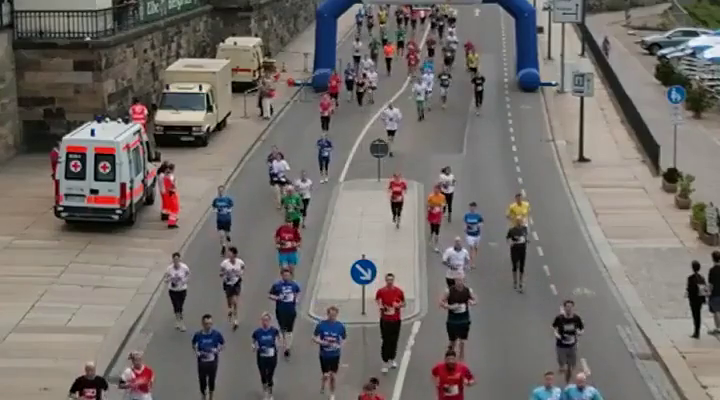
#> input picture frame 15 of Video/run.mp4, 720 x 400 px, given in place of chaplin.mp4, which was not available
$ jupyter execute 02_Dense_Optical_Flow.ipynb
#> lines starting #> are read from the running program, lines starting #| are printed output that depends on the picture; pictures that were not available may be replaced by others from this repository, and a replacement may not be noted
[cell 1]
import cv2
import numpy as np

cap = cv2.VideoCapture('Video/chaplin.mp4')

#Read and capture first frame
ret, first_frame = cap.read()
#> first_frame is the input picture: shape (400, 720, 3); mean B, G, R 106.7, 110.3, 115.7
prev_gray = cv2.cvtColor(first_frame, cv2.COLOR_BGR2GRAY)
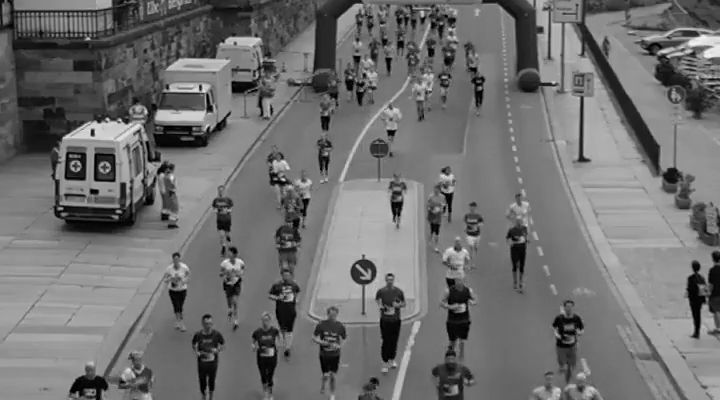
#> prev_gray: shape (400, 720); min 0, max 244, mean 111.5

#create an image with same dimensions as the frame for alter drawing purposes
mask = np.zeros_like(first_frame)
mask[..., 1] = 255  #saturation to max

while(cap.isOpened()):
    ret, frame = cap.read()
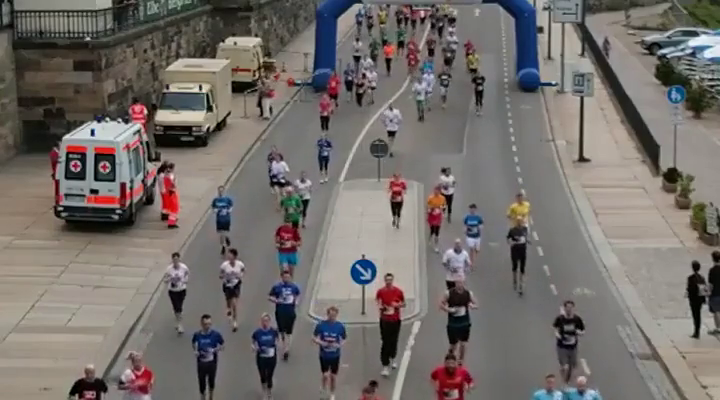
#> input picture frame 16 of Video/run.mp4, 720 x 400 px, given in place of chaplin.mp4, which was not available
#> frame is the input picture: shape (400, 720, 3); mean B, G, R 106.7, 110.4, 115.8
    cv2.imshow('input', frame)

    gray = cv2.cvtColor(frame, cv2.COLOR_BGR2GRAY)
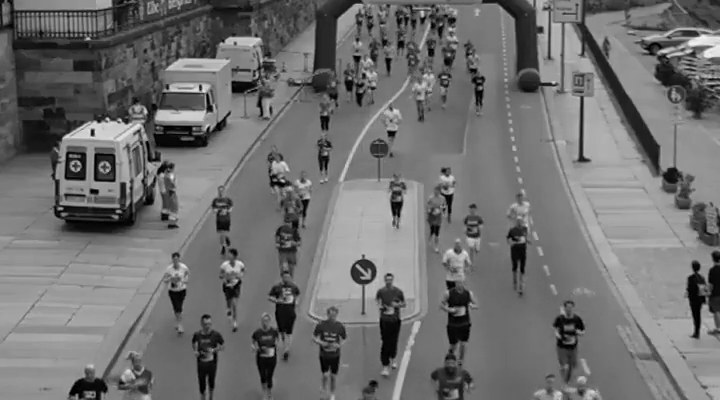
#> gray: shape (400, 720); min 0, max 242, mean 111.6
    flow = cv2.calcOpticalFlowFarneback(prev_gray, gray, None, 0.5, 3, 15, 3, 5, 1.2, 0)

    #compute magnitude and angle
    magn, angle = cv2.cartToPolar(flow[..., 0], flow[..., 1])
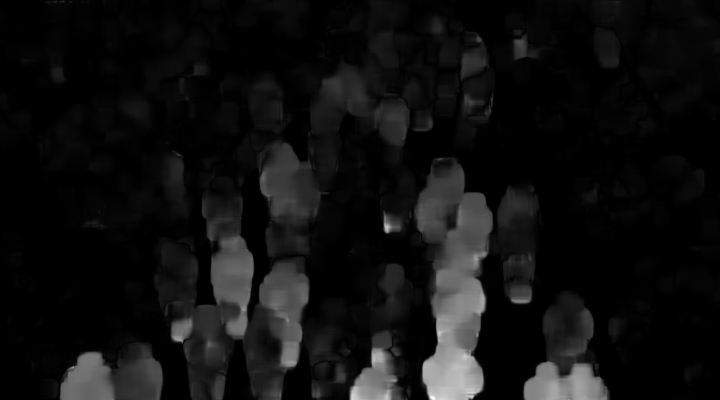
#> magn: shape (400, 720) float32; min 3.09e-10, max 5.93, mean 0.388; drawn with min black and max white
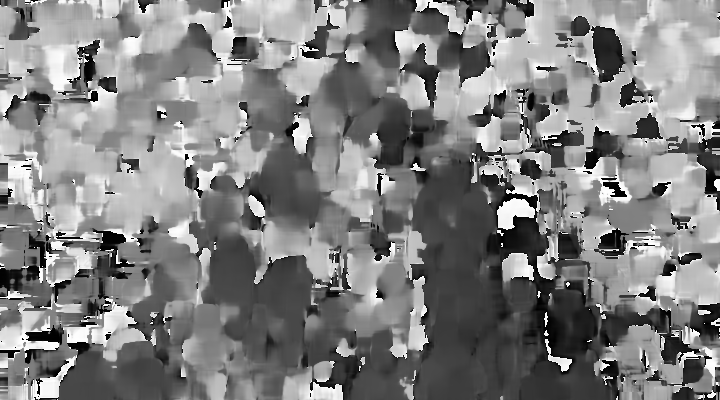
#> angle: shape (400, 720) float32; min 2.52e-05, max 6.28, mean 3.18; drawn with min black and max white

    #Set image hue depending on optical flow direction
    mask[..., 2] = cv2.normalize(magn, None, 0, 255, cv2.NORM_MINMAX)
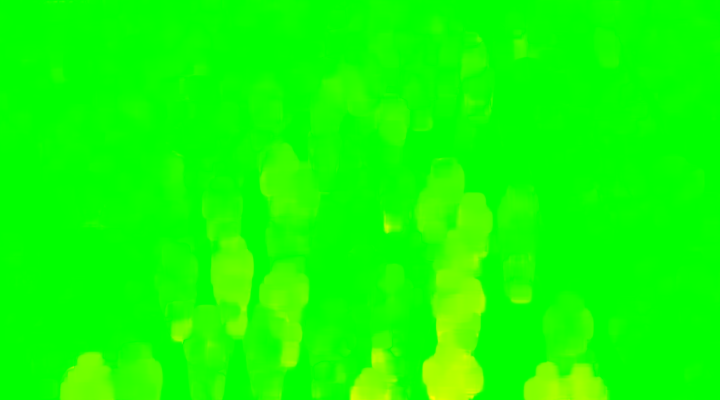
#> mask: shape (400, 720, 3); mean of channels 0, 1, 2 0, 255, 16.3; drawn as B, G, R

    #Convert HSV to RGB
    rgb = cv2.cvtColor(mask, cv2.COLOR_HSV2RGB)
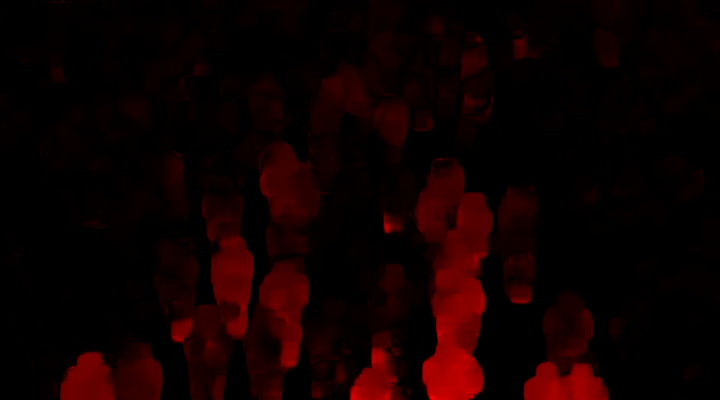
#> rgb: shape (400, 720, 3); mean R, G, B 16.3, 0, 0

    cv2.imshow("Dense Optical Flow", rgb)

    if cv2.waitKey(30) & 0xFF == ord('q'):
#> (key q is pressed here)
        break

cap.release()
cv2.destroyAllWindows()

$ run again, starting later in the video
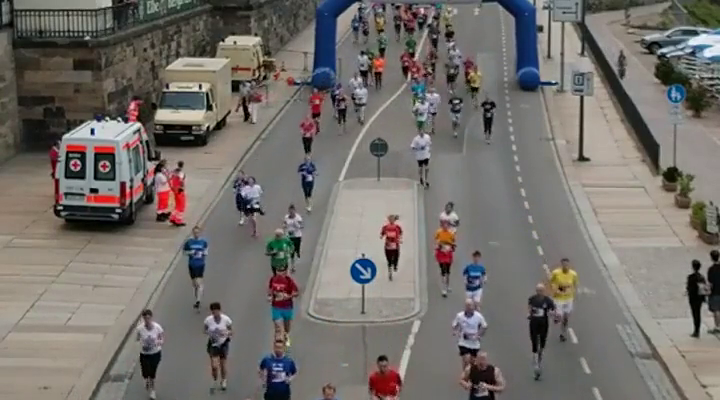
#> input picture frame 67 of Video/run.mp4, 720 x 400 px, given in place of chaplin.mp4, which was not available
#> first_frame is the input picture: shape (400, 720, 3); mean B, G, R 107.4, 111.9, 116.3
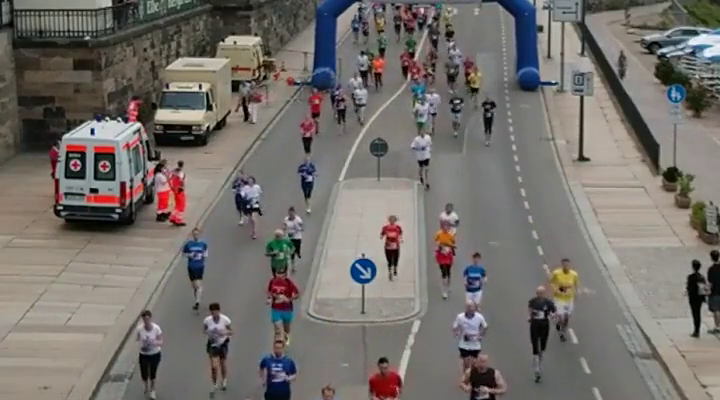
#> input picture frame 68 of Video/run.mp4, 720 x 400 px, given in place of chaplin.mp4, which was not available
#> frame is the input picture: shape (400, 720, 3); mean B, G, R 107.7, 111.9, 116.5
#> `rgb = cv2.cvtColor(mask, cv2.COLOR_HSV2RGB)`:
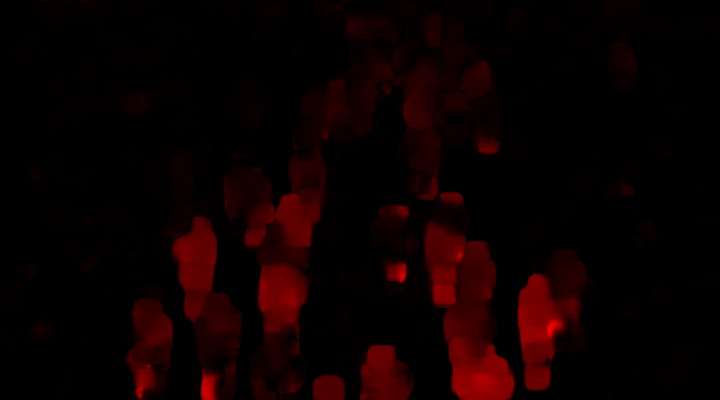
#> rgb: shape (400, 720, 3); mean R, G, B 13.3, 0, 0

$ run again, starting later in the video
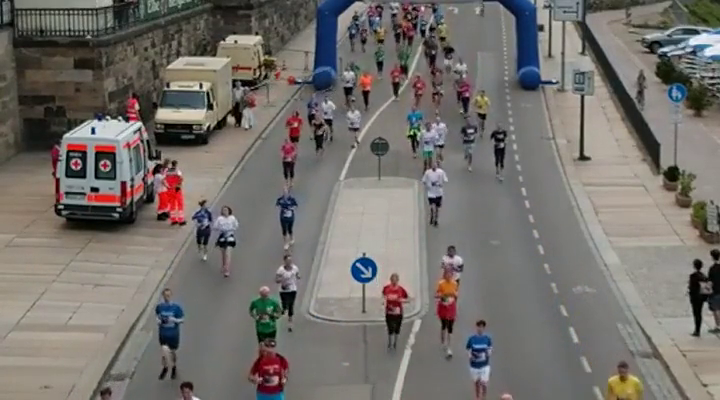
#> input picture frame 120 of Video/run.mp4, 720 x 400 px, given in place of chaplin.mp4, which was not available
#> first_frame is the input picture: shape (400, 720, 3); mean B, G, R 108.1, 112.6, 116.6
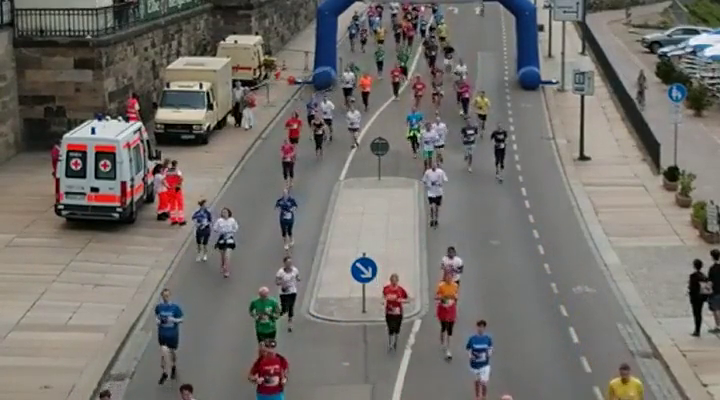
#> input picture frame 121 of Video/run.mp4, 720 x 400 px, given in place of chaplin.mp4, which was not available
#> frame is the input picture: shape (400, 720, 3); mean B, G, R 107.9, 112.6, 116.4
#> `rgb = cv2.cvtColor(mask, cv2.COLOR_HSV2RGB)`:
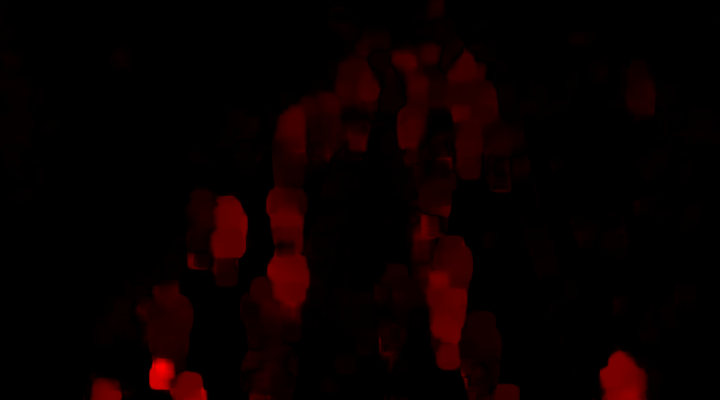
#> rgb: shape (400, 720, 3); mean R, G, B 9.1, 0, 0
